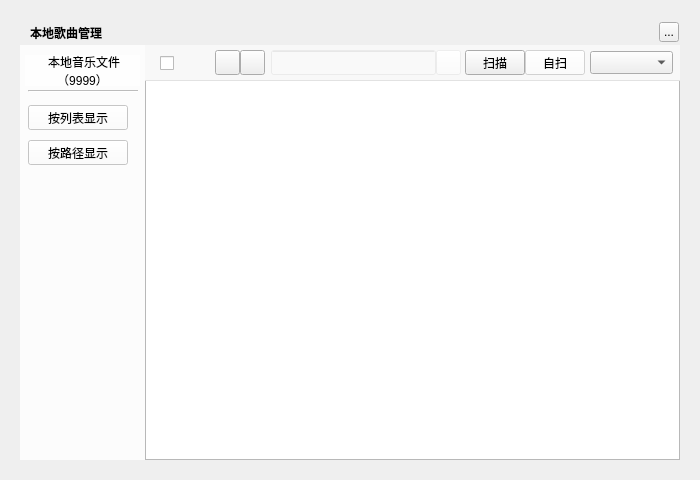
<?xml version="1.0" encoding="UTF-8"?>
<ui version="4.0">
 <class>MusicLocalSongsManagerWidget</class>
 <widget class="QWidget" name="MusicLocalSongsManagerWidget">
  <property name="geometry">
   <rect>
    <x>0</x>
    <y>0</y>
    <width>700</width>
    <height>480</height>
   </rect>
  </property>
  <property name="windowTitle">
   <string>本地歌曲管理</string>
  </property>
  <property name="styleSheet">
   <string notr="true"/>
  </property>
  <widget class="QLabel" name="background">
   <property name="geometry">
    <rect>
     <x>20</x>
     <y>20</y>
     <width>660</width>
     <height>440</height>
    </rect>
   </property>
   <property name="text">
    <string/>
   </property>
  </widget>
  <widget class="QLabel" name="topTitleName">
   <property name="geometry">
    <rect>
     <x>30</x>
     <y>20</y>
     <width>100</width>
     <height>25</height>
    </rect>
   </property>
   <property name="styleSheet">
    <string notr="true">color:&quot;#FFFFFF&quot;;font-weight:bold</string>
   </property>
   <property name="text">
    <string>本地歌曲管理</string>
   </property>
  </widget>
  <widget class="QToolButton" name="topTitleCloseButton">
   <property name="geometry">
    <rect>
     <x>659</x>
     <y>22</y>
     <width>20</width>
     <height>20</height>
    </rect>
   </property>
   <property name="text">
    <string>...</string>
   </property>
  </widget>
  <widget class="QWidget" name="backgroundMask1" native="true">
   <property name="geometry">
    <rect>
     <x>20</x>
     <y>45</y>
     <width>125</width>
     <height>415</height>
    </rect>
   </property>
   <property name="styleSheet">
    <string notr="true">background:rgba(255,255,255,200)</string>
   </property>
   <widget class="QPushButton" name="showlistButton">
    <property name="geometry">
     <rect>
      <x>8</x>
      <y>60</y>
      <width>100</width>
      <height>25</height>
     </rect>
    </property>
    <property name="text">
     <string>按列表显示</string>
    </property>
   </widget>
   <widget class="QPushButton" name="showPathButton">
    <property name="geometry">
     <rect>
      <x>8</x>
      <y>95</y>
      <width>100</width>
      <height>25</height>
     </rect>
    </property>
    <property name="text">
     <string>按路径显示</string>
    </property>
   </widget>
   <widget class="QLabel" name="songCountLabel">
    <property name="geometry">
     <rect>
      <x>5</x>
      <y>10</y>
      <width>115</width>
      <height>31</height>
     </rect>
    </property>
    <property name="text">
     <string> 本地音乐文件（9999）</string>
    </property>
    <property name="alignment">
     <set>Qt::AlignCenter</set>
    </property>
    <property name="wordWrap">
     <bool>true</bool>
    </property>
   </widget>
   <widget class="Line" name="line">
    <property name="geometry">
     <rect>
      <x>8</x>
      <y>45</y>
      <width>110</width>
      <height>2</height>
     </rect>
    </property>
    <property name="orientation">
     <enum>Qt::Horizontal</enum>
    </property>
   </widget>
  </widget>
  <widget class="MusicLocalSongsTableWidget" name="songlistsTable">
   <property name="geometry">
    <rect>
     <x>145</x>
     <y>80</y>
     <width>535</width>
     <height>380</height>
    </rect>
   </property>
  </widget>
  <widget class="QWidget" name="toolWidget" native="true">
   <property name="geometry">
    <rect>
     <x>145</x>
     <y>45</y>
     <width>535</width>
     <height>36</height>
    </rect>
   </property>
   <widget class="QCheckBox" name="allSelectedcheckBox">
    <property name="geometry">
     <rect>
      <x>15</x>
      <y>10</y>
      <width>52</width>
      <height>16</height>
     </rect>
    </property>
   </widget>
   <widget class="QToolButton" name="auditionButton">
    <property name="geometry">
     <rect>
      <x>70</x>
      <y>5</y>
      <width>25</width>
      <height>25</height>
     </rect>
    </property>
   </widget>
   <widget class="QToolButton" name="addButton">
    <property name="geometry">
     <rect>
      <x>95</x>
      <y>5</y>
      <width>25</width>
      <height>25</height>
     </rect>
    </property>
   </widget>
   <widget class="QLineEdit" name="searchLineEdit">
    <property name="geometry">
     <rect>
      <x>126</x>
      <y>5</y>
      <width>165</width>
      <height>25</height>
     </rect>
    </property>
    <property name="styleSheet">
     <string notr="true">border-image: url(:/tiny/lb_transparent);color:#6495ED;
background:rgba(255,255,255,50)</string>
    </property>
   </widget>
   <widget class="QPushButton" name="scanButton">
    <property name="geometry">
     <rect>
      <x>320</x>
      <y>5</y>
      <width>60</width>
      <height>25</height>
     </rect>
    </property>
    <property name="text">
     <string>扫描</string>
    </property>
   </widget>
   <widget class="QPushButton" name="searchLineLabel">
    <property name="geometry">
     <rect>
      <x>291</x>
      <y>5</y>
      <width>25</width>
      <height>25</height>
     </rect>
    </property>
    <property name="cursor">
     <cursorShape>PointingHandCursor</cursorShape>
    </property>
    <property name="styleSheet">
     <string notr="true">border-image: url(:/tiny/btn_search_main_hover);
background:rgba(255,255,255,50)</string>
    </property>
    <property name="iconSize">
     <size>
      <width>25</width>
      <height>25</height>
     </size>
    </property>
   </widget>
   <widget class="QComboBox" name="filterComboBox">
    <property name="geometry">
     <rect>
      <x>445</x>
      <y>6</y>
      <width>83</width>
      <height>23</height>
     </rect>
    </property>
   </widget>
   <widget class="QWidget" name="backgroundMask2" native="true">
    <property name="geometry">
     <rect>
      <x>0</x>
      <y>0</y>
      <width>536</width>
      <height>40</height>
     </rect>
    </property>
    <property name="styleSheet">
     <string notr="true">background:rgba(255,255,255,150)</string>
    </property>
    <widget class="QPushButton" name="scanCustButton">
     <property name="geometry">
      <rect>
       <x>380</x>
       <y>5</y>
       <width>60</width>
       <height>25</height>
      </rect>
     </property>
     <property name="text">
      <string>自扫</string>
     </property>
    </widget>
   </widget>
   <zorder>backgroundMask2</zorder>
   <zorder>allSelectedcheckBox</zorder>
   <zorder>auditionButton</zorder>
   <zorder>addButton</zorder>
   <zorder>searchLineEdit</zorder>
   <zorder>scanButton</zorder>
   <zorder>searchLineLabel</zorder>
   <zorder>filterComboBox</zorder>
  </widget>
  <widget class="QLabel" name="loadingLabel">
   <property name="geometry">
    <rect>
     <x>300</x>
     <y>240</y>
     <width>220</width>
     <height>19</height>
    </rect>
   </property>
   <property name="text">
    <string/>
   </property>
  </widget>
 </widget>
 <customwidgets>
  <customwidget>
   <class>MusicLocalSongsTableWidget</class>
   <extends>QTableWidget</extends>
   <header>musiclocalsongstablewidget.h</header>
  </customwidget>
 </customwidgets>
 <resources/>
 <connections/>
</ui>
